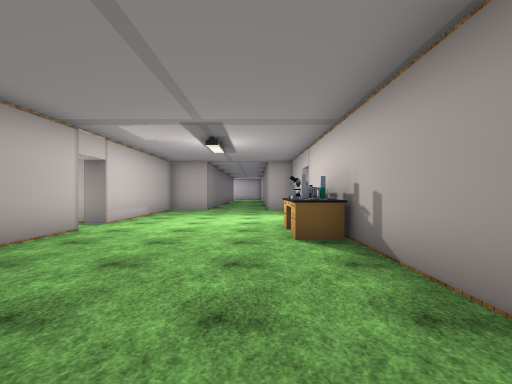
View 1 (above)

18 first-person views from a walk through a 3-D level made in the Unity game engine. The camera is 1.5 m above the floor, looks level and sees 85° across. The floor is counted in squares, 2 m on a side. Each view is taken from the middle of a square. On the plan, view 1 faces up. The plan holds only what a view shows up to about 10 squares ahead; the rest is blank. The place goes on beyond the plan. The player is left out. Some animated figures are not drawn. Door leaves are left out, so doorways stand open. Some surface patterns are stand-ins.

View 2
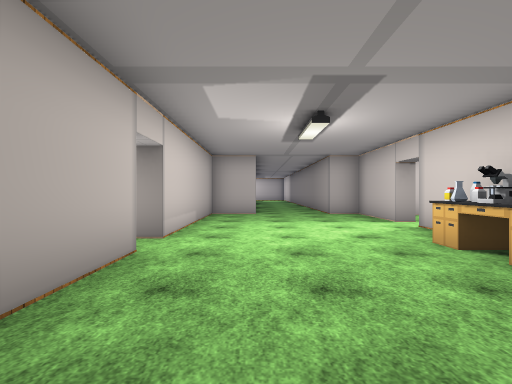

View 3
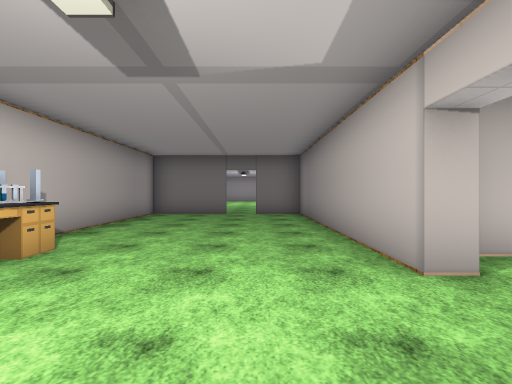

View 4
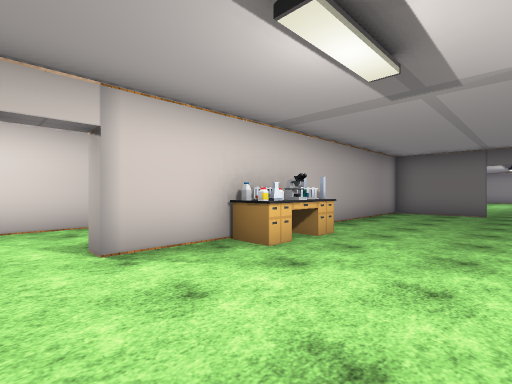

View 5
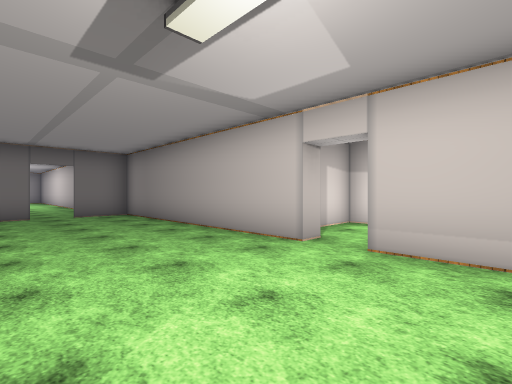

View 6
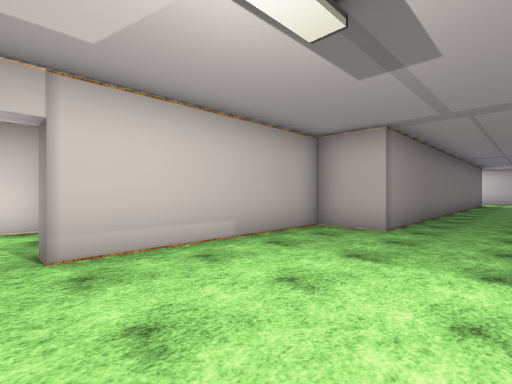

View 7
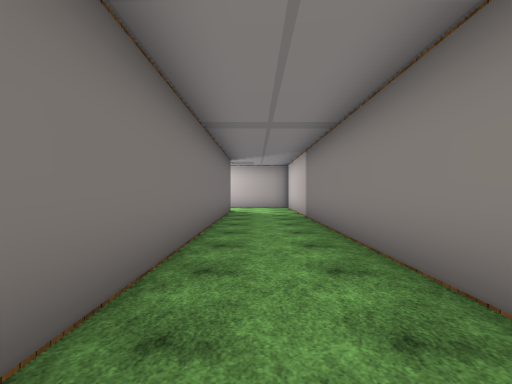

View 8
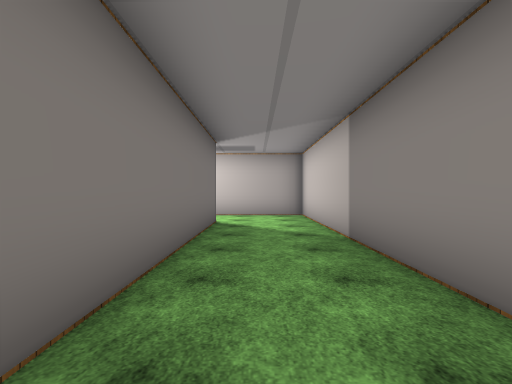

View 9
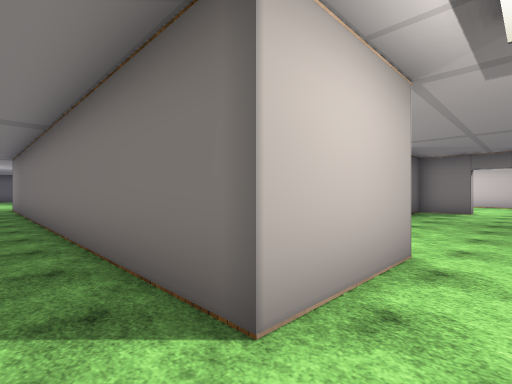

View 10
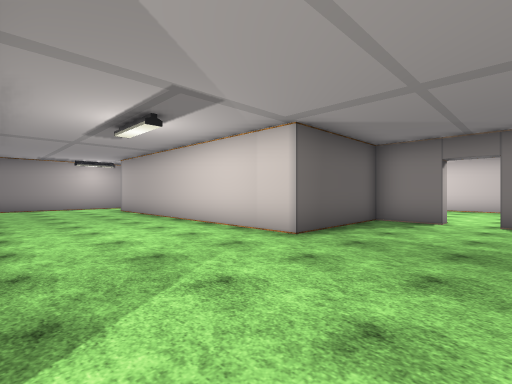

View 11
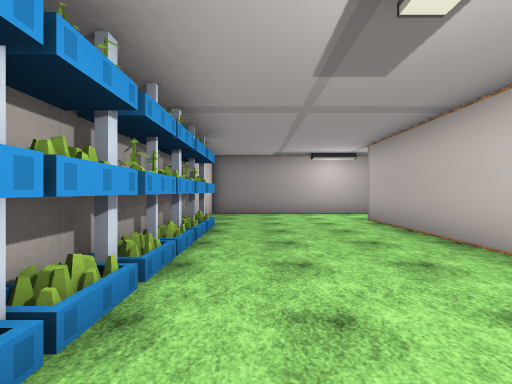

View 12
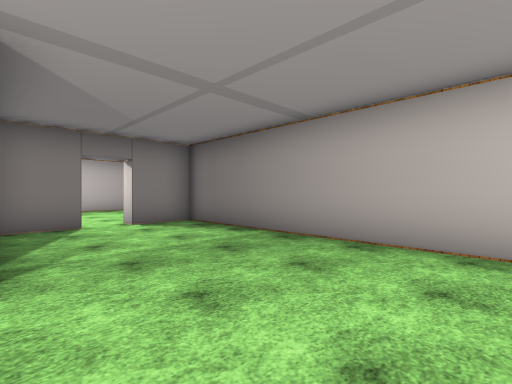

View 13
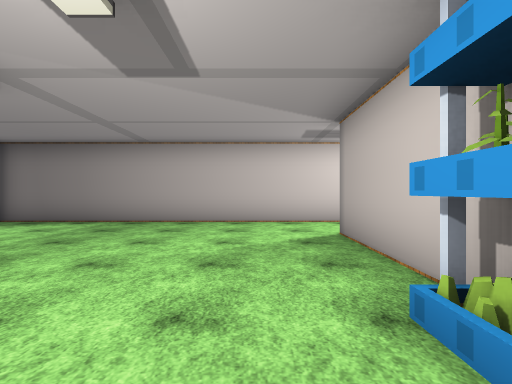

View 14
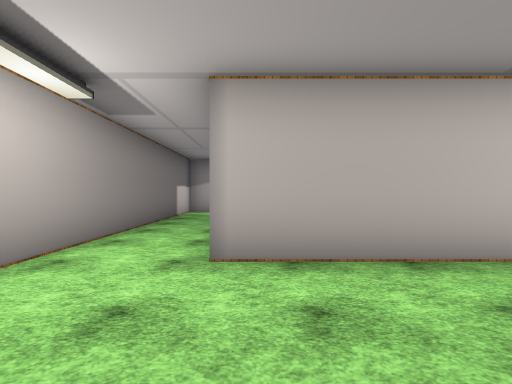

View 15
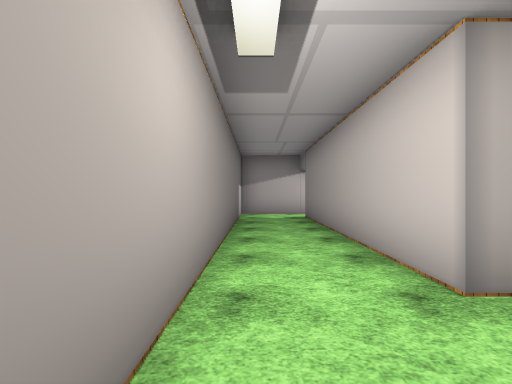

View 16
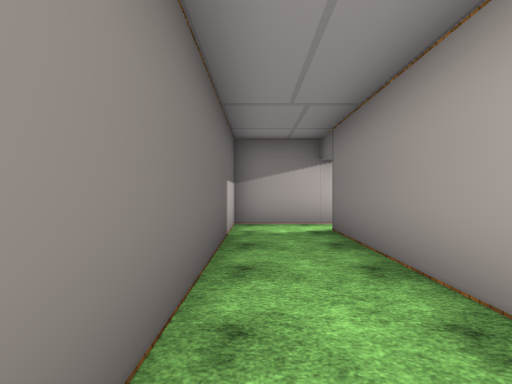

View 17
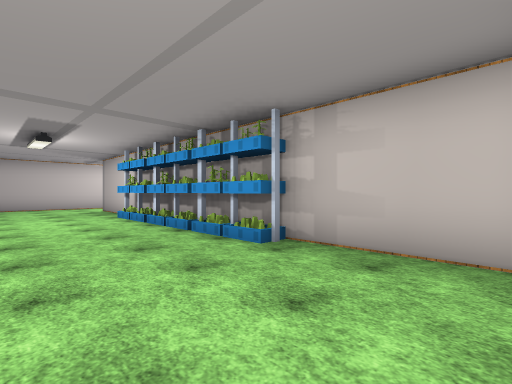

View 18
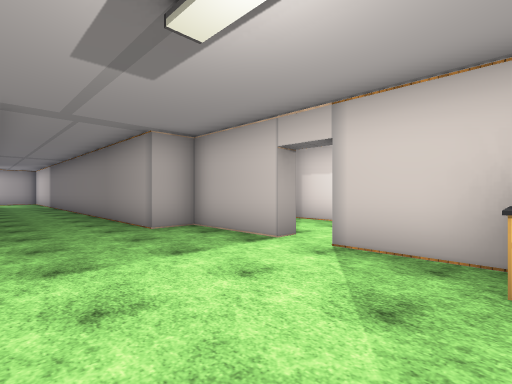

### Floor plan
Ten units are one square. View 1 is at (0, 0); x grows to the right and y downward. Boxes are objects, and circles mark ways between rooms. Rooms are numbered by the first view taken in them; rooms with no view inside come last. Other rooms are left out.
<svg viewBox="-170 -275 220 295">
<path fill="none" stroke="#000" d="M-35 -55 -35 15 -20 15M15 -51 15 -80M15 -90 15 -115 5 -115M-20 -115 -35 -115 -35 -65M-10 15 15 15 15 -36M-45 -250 -20 -250 -20 -115M5 -115 5 -270 -24 -270M-125 -245 -125 -230 -90 -230 -90 -145 -135 -145M-39 -270 -125 -270 -125 -255M-135 -125 -45 -125 -45 -250M-165 -145 -165 -125 -135 -125M-135 -145 -155 -145M45 -72 45 -109M-65 -69 -65 -48 -45 -48"/>
<circle cx="-10" cy="-110" r="3" fill="#2a7"/>
<circle cx="20" cy="-85" r="3" fill="#2a7"/>
<circle cx="-40" cy="-60" r="3" fill="#2a7"/>
<circle cx="-40" cy="-260" r="3" fill="#2a7"/>
<circle cx="-130" cy="-130" r="3" fill="#2a7"/>
<text x="-10" y="-60">1</text>
<text x="-10" y="-200">2</text>
<text x="-80" y="-200">3</text>
<text x="-150" y="-140">4</text>
<text x="30" y="-90">5</text>
<text x="-60" y="-60">6</text>
</svg>
Room 1 opens to room 2. Room 1 opens to room 5. Room 1 opens to room 6. Room 2 opens to room 3. Room 3 opens to room 4.

Where each view was taken, in squares from view 1:
view 1: 0 up, 0 right, facing up
view 2: 2 up, 2 left, facing up
view 3: 8 up, 2 left, facing down
view 4: 9 up, 2 left, facing down-right
view 5: 8 up, 0 right, facing down-left
view 6: 6 up, 0 right, facing up-left
view 7: 14 up, 1 left, facing up
view 8: 18 up, 1 left, facing up
view 9: 26 up, 1 left, facing down-left
view 10: 26 up, 5 left, facing down-left
view 11: 22 up, 6 left, facing down
view 12: 23 up, 6 left, facing up-left
view 13: 20 up, 6 left, facing up
view 14: 15 up, 6 left, facing left
view 15: 13 up, 7 left, facing left
view 16: 13 up, 10 left, facing left
view 17: 13 up, 8 left, facing up-right
view 18: 6 up, 2 left, facing up-right
